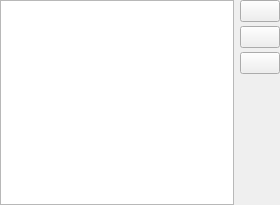
<?xml version="1.0" encoding="UTF-8"?>
<ui version="4.0">
 <class>QQBoardsSettings</class>
 <widget class="QWidget" name="QQBoardsSettings">
  <property name="geometry">
   <rect>
    <x>0</x>
    <y>0</y>
    <width>280</width>
    <height>205</height>
   </rect>
  </property>
  <property name="windowTitle">
   <string>Form</string>
  </property>
  <layout class="QHBoxLayout" name="horizontalLayout">
   <property name="spacing">
    <number>6</number>
   </property>
   <property name="leftMargin">
    <number>0</number>
   </property>
   <property name="topMargin">
    <number>0</number>
   </property>
   <property name="rightMargin">
    <number>0</number>
   </property>
   <property name="bottomMargin">
    <number>0</number>
   </property>
   <item>
    <widget class="QListView" name="bouchotListView"/>
   </item>
   <item>
    <widget class="QWidget" name="widget" native="true">
     <layout class="QVBoxLayout" name="verticalLayout_2">
      <property name="spacing">
       <number>4</number>
      </property>
      <property name="leftMargin">
       <number>0</number>
      </property>
      <property name="topMargin">
       <number>0</number>
      </property>
      <property name="rightMargin">
       <number>0</number>
      </property>
      <property name="bottomMargin">
       <number>0</number>
      </property>
      <item>
       <widget class="QPushButton" name="addBouchotButton">
        <property name="text">
         <string/>
        </property>
        <property name="icon">
         <iconset resource="../../rc/quteqoin_img.qrc">
          <normaloff>:/img/add-icon.png</normaloff>:/img/add-icon.png</iconset>
        </property>
        <property name="iconSize">
         <size>
          <width>16</width>
          <height>16</height>
         </size>
        </property>
       </widget>
      </item>
      <item>
       <widget class="QPushButton" name="deleteBouchotButton">
        <property name="text">
         <string/>
        </property>
       </widget>
      </item>
      <item>
       <widget class="QPushButton" name="editBouchotButton">
        <property name="text">
         <string/>
        </property>
        <property name="icon">
         <iconset resource="../../rc/quteqoin_img.qrc">
          <normaloff>:/img/menu-edit-icon.png</normaloff>:/img/menu-edit-icon.png</iconset>
        </property>
        <property name="iconSize">
         <size>
          <width>16</width>
          <height>16</height>
         </size>
        </property>
       </widget>
      </item>
      <item>
       <spacer name="verticalSpacer">
        <property name="orientation">
         <enum>Qt::Vertical</enum>
        </property>
        <property name="sizeHint" stdset="0">
         <size>
          <width>20</width>
          <height>40</height>
         </size>
        </property>
       </spacer>
      </item>
     </layout>
    </widget>
   </item>
  </layout>
 </widget>
 <resources>
  <include location="../../rc/quteqoin_img.qrc"/>
 </resources>
 <connections/>
</ui>
